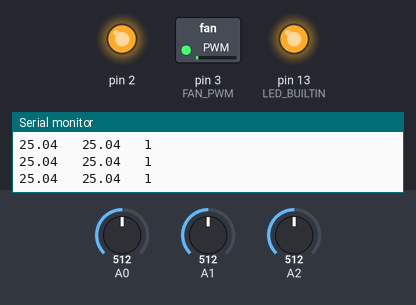
This sketch was run on a simulated Arduino Uno, built with avr-gcc and run on an emulated ATmega328P. On the bench: switched loads named in the sketch (green lamp = pin HIGH), output pins drawn as LEDs (lit = HIGH), the last lines printed to the serial monitor. Inputs (shaded band) come from the test bench; at power-on: A1 = 512, A0 = 512, A2 = 512.

Above: at 1.2 s.
1.3 s: A1 set to 490
At 2.5 s:
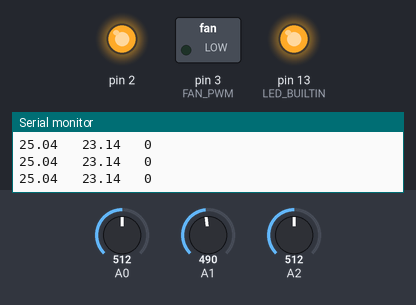
2.8 s: A1 set to 523
At 3.4 s:
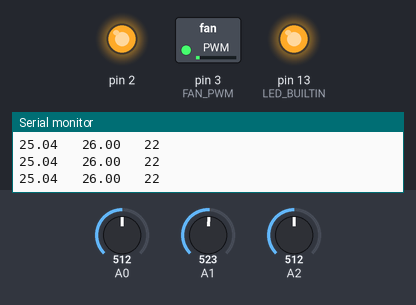
5.8 s: A1 set to 716
7.3 s: A1 set to 1008
8.8 s: A1 set to 1023
At 9.2 s:
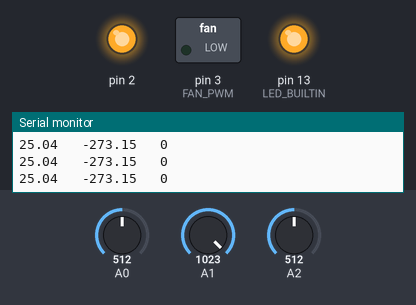
10.3 s: A1 set to 900
At 11.7 s:
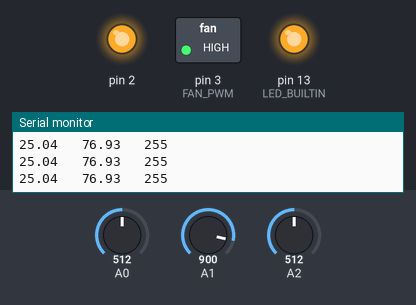
Timing chart, 0 to 12.8 s (numbered marks = the images above; inputs shaded):
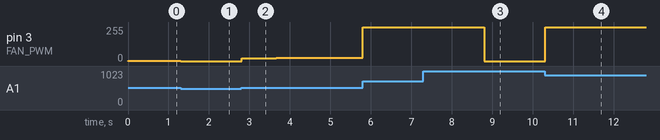

Measured:
- after the input at 1.3 s, pin 3 (FAN_PWM): 1/255 → 0/255 at once
- after the input at 2.8 s, pin 3 (FAN_PWM): moves from 0/255 to 25/255 over 2.3 s, starting at once
- after the input at 8.8 s, pin 3 (FAN_PWM): 255/255 → 0/255 at once
- after the input at 10.3 s, pin 3 (FAN_PWM): 0/255 → 255/255 at once

The sketch:

PID_controller.ino
```cpp
const int B = 4275;            // B value of the thermistor
const int R0 = 100000;            // R0 = 100k

const int B_2 = 4000;            // B value of the thermistor
const int R0_2 = 10000;            // R0 = 100k

unsigned int edge_counter = 0;


bool STAT = true;
unsigned int counter = 0;
float prev_val = 0;

unsigned long prev_mili = 0;
unsigned long prev_mili_10 = 0;

unsigned long interval = 1000;

//PID values
float PID_integral = 0;
float prev_error = 0;


int pinSignal = 3;

//PID parameters
#define KP  0.1
#define KI  0.0005
#define KD  0.0
#define FAN_PWM 3

#define SELEC_TEMP 25


void setup() {
  // put your setup code here, to run once:

  pinMode(LED_BUILTIN,OUTPUT);
  digitalWrite(LED_BUILTIN,HIGH);

  pinMode(A0,INPUT);
  pinMode(A1,INPUT);
  pinMode(A2,INPUT);

  pinMode(2,OUTPUT);
  pinMode(3,OUTPUT);

  digitalWrite(2,HIGH);
  analogWrite(FAN_PWM,0); //fan speed

  Serial.begin(9600);

}


void collecd_and_send_data()
{

    int a = analogRead(A0);
    int a_second = analogRead(A1);

    float R = (1023.0 / a) - 1.0;
    R = R0*R;
    float temperature = 1.0 / (log(R/ R0) / B + 1.0 / 298.15) - 273.15;
    Serial.print(temperature);
    Serial.print("\t ");

    float R_2 = (1023.0 / a_second) - 1.0;
    R_2 = R0_2*R_2;
    float temperature_2 = 1.0 / (log(R_2 / R0_2) / B_2 + 1.0 / 298.15) - 273.15;


    Serial.print(temperature_2);

    Serial.print("\t ");
    Serial.println(PID_controller_execution());

}

unsigned int PID_controller_execution()
{

    float dt = 0.1; // dt is 100 ms
    int a_second = analogRead(A1);

    float R_2 = (1023.0 / a_second) - 1.0;
    R_2 = R0_2*R_2;
    float temperature_2 = 1.0 / (log(R_2 / R0_2) / B_2 + 1.0 / 298.15) - 273.15;

    float error = temperature_2 - SELEC_TEMP;

    float P = KP*error;

    PID_integral += dt*(error);

    float I = KI*PID_integral;

    float D = KD*(error - prev_error)/dt;
    prev_error = error;

    unsigned int controller_speed = (unsigned int)min(max(255*(P + I + D),0),255);

    analogWrite(FAN_PWM, controller_speed);

  return controller_speed;

}

void loop() {

    unsigned long currentMillis = millis();
    // collect data every second
    if ((currentMillis - prev_mili) >= interval/10)
    {
      prev_mili = currentMillis;
      collecd_and_send_data();

      edge_counter = 0;

    }
    else if((currentMillis - prev_mili_10)  >= interval / 100)
    {
      prev_mili_10 = currentMillis;

      PID_controller_execution();
    }


    float current = analogRead(A2);
    if(abs(prev_val -  current) > 500)
    {
      edge_counter ++;
    }
    prev_val = current;

    delay(1);
}
```
